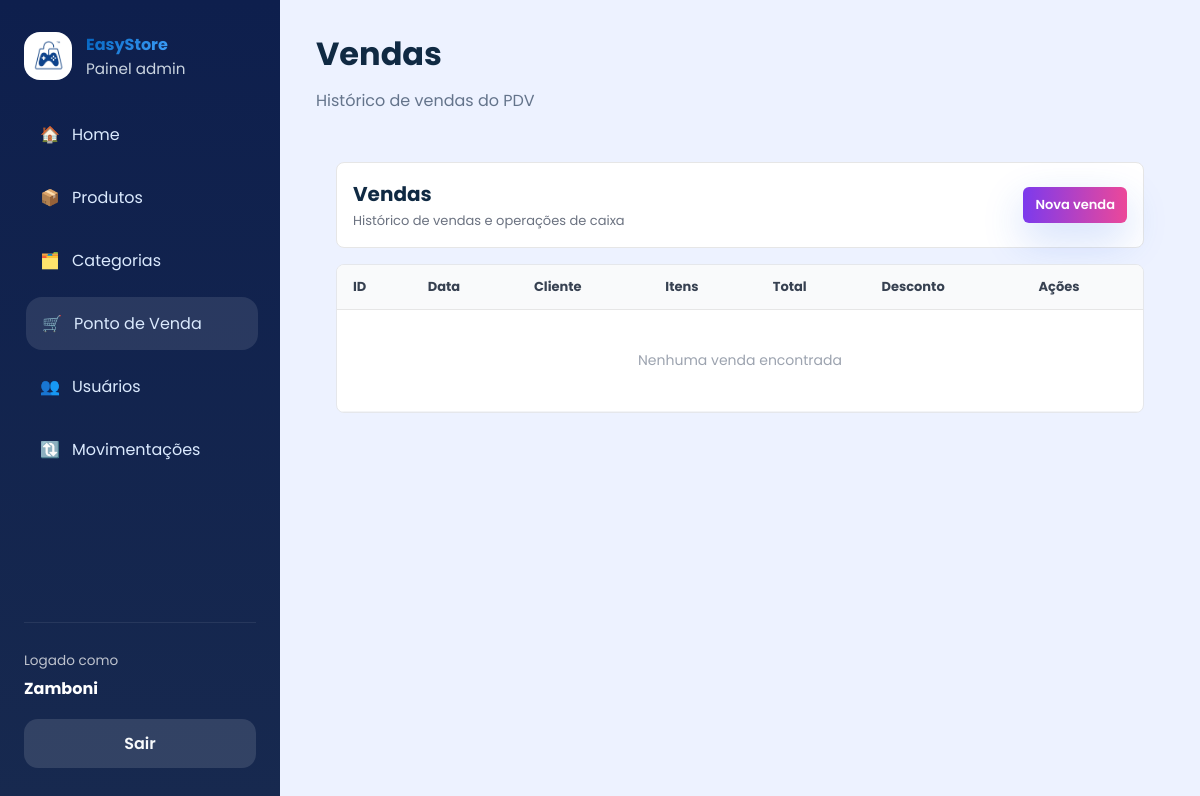
Before: /pdv/historico (signed in) with the older database file.
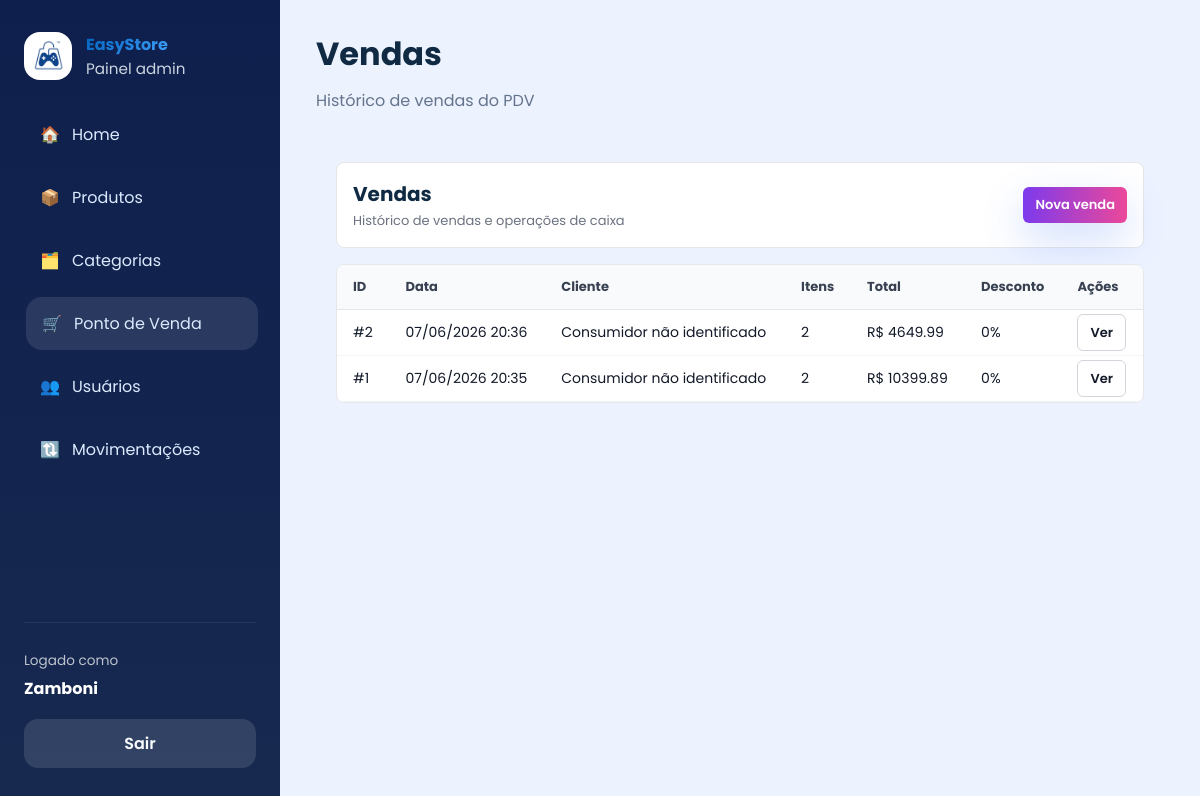
After: the same page with the newer database file.
### app/models/venda.py (models this page shows, shortened)
class Venda(Base):
    __tablename__ = "vendas"
    id         = Column(Integer, primary_key=True, index=True)
    cliente_id = Column(
        Integer,
        ForeignKey("clientes.id", ondelete="SET NULL"),
        nullable=True
    )
    usuario_id = Column(
        Integer,
        ForeignKey("usuarios.id", ondelete="SET NULL"),
        nullable=True
    )
    desconto_percentual = Column(Float, nullable=False, default=0.0)
    total_bruto  = Column(Float, nullable=False, default=0.0)
    total_liquido = Column(Float, nullable=False, default=0.0)
    observacao = Column(String(255), nullable=True)
    criado_em = Column(DateTime, server_default=func.now())
    cliente = relationship("Cliente", back_populates="vendas")
    usuario = relationship("Usuario", backref="vendas")
    itens   = relationship(
        "ItemVenda",
        back_populates="venda",
        cascade="all, delete-orphan"  # deleta itens se a venda for deletada
    )

### app/controllers/pdv_controller.py (the view)
@router.get("/historico")
def historico_vendas(
    request: Request,
    db: Session = Depends(get_db),
    usuario = Depends(get_usuario_logado)
):
    vendas = (
        db.query(Venda)
        .order_by(Venda.criado_em.desc())
        .limit(100)
        .all()
    )
    return templates.TemplateResponse(
        request,
        "admin/vendas.html",
        {
            "request": request,
            "usuario": usuario,
            "vendas": vendas,
            "page_title": "Vendas",
            "page_subtitle": "Histórico de vendas do PDV",
            "css_path": "css/vendas.css",
            "active": "pos",
        }
    )

### app/templates/admin/vendas.html
{% extends "admin/base.html" %}
{% set css_path = 'css/vendas.css' %}
{% set active = active or 'pos' %}
{% block content %}
<div class="vendas-container">
  <div class="vendas-header">
    <div>
      <h2>Vendas</h2>
      <p class="subtitle">Histórico de vendas e operações de caixa</p>
    </div>
    <div class="vendas-actions">
      <a href="/admin/pos" class="btn-small btn-primary">Nova venda</a>
    </div>
  </div>
  <div class="vendas-body">
    <table class="vendas-table">
      <thead>
        <tr>
          <th>ID</th>
          <th>Data</th>
          <th>Cliente</th>
          <th>Itens</th>
          <th>Total</th>
          <th>Desconto</th>
          <th>Ações</th>
        </tr>
      </thead>
      <tbody>
        {% for venda in vendas %}
        <tr>
          <td>#{{ venda.id }}</td>
          <td>{{ venda.criado_em.strftime('%d/%m/%Y %H:%M') if venda.criado_em else '-' }}</td>
          <td>{{ venda.cliente.nome if venda.cliente else 'Consumidor não identificado' }}</td>
          <td>{{ venda.itens|length }}</td>
          <td>R$ {{ "%.2f"|format(venda.total_liquido) }}</td>
          <td>{{ "%.0f"|format(venda.desconto_percentual) }}%</td>
          <td><a href="/pdv/venda/{{ venda.id }}" class="btn-small">Ver</a></td>
        </tr>
        {% else %}
        <tr class="empty-row">
          <td colspan="7">Nenhuma venda encontrada</td>
        </tr>
        {% endfor %}
      </tbody>
    </table>
  </div>
</div>
{% endblock %}

Changed rows visible on the page:
added Venda: id "2", criado_em "07/06/2026 20:36", cliente "Consumidor não identificado", itens|length "2", total_liquido "4649.99", desconto_percentual "0"
added Venda: id "1", criado_em "07/06/2026 20:35", cliente "Consumidor não identificado", itens|length "2", total_liquido "10399.89", desconto_percentual "0"
Other visible differences:
text no longer shown: "Nenhuma venda encontrada"
